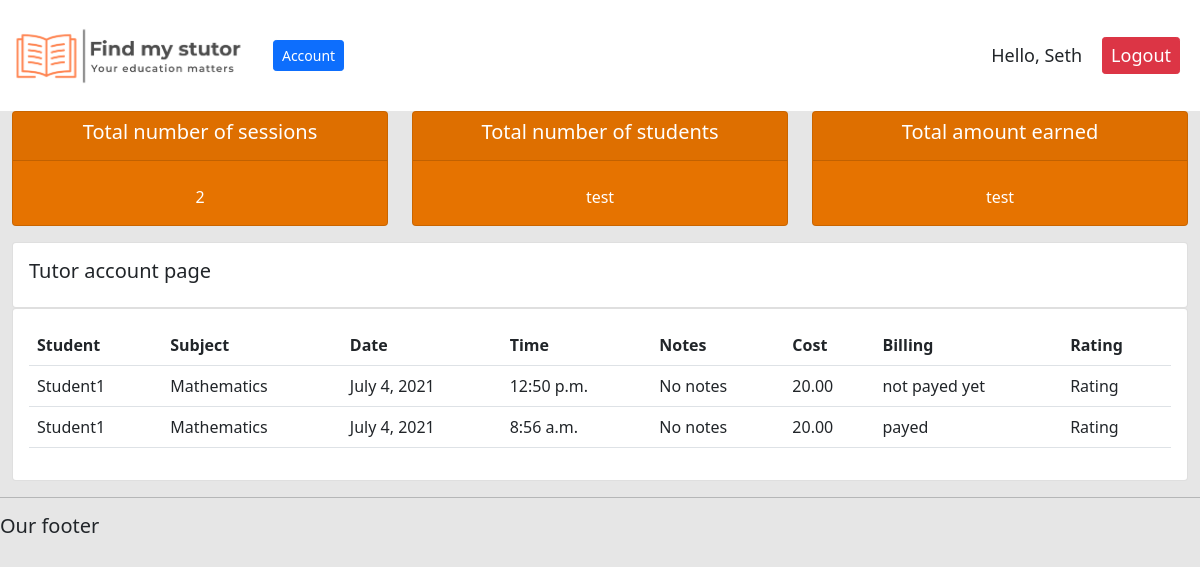
/user/ (signed in), run on the app's committed database.
### stutor/models.py (models this page shows, shortened)
class session(models.Model):
    date = models.DateField(default=datetime.now)
    time = models.TimeField(auto_now=False, auto_now_add=False)
    student = models.ForeignKey(student, null=True, on_delete=models.SET_NULL)
    subject = models.ForeignKey(subject, on_delete=models.SET_NULL, null=True)
    tutor = models.ForeignKey(tutor, null=True, on_delete=models.SET_NULL)
    notes = models.FileField(null=True, blank=True, default="No notes")
    description = models.CharField(max_length=300, null=True, blank=True, default="No description")
    price_an_hour = MoneyField(decimal_places=2, default=0, default_currency='EUR', max_digits=11, null=True)
    current_status = models.ForeignKey(status, on_delete=models.SET_NULL, null=True)

class student(models.Model):
    name = models.CharField(max_length= 200, null=True)
    surname = models.CharField(max_length=200, null=True)
    age = models.PositiveSmallIntegerField(null=True)
    phone_number = PhoneNumberField(null=True, blank = True)
    email = models.EmailField(null=True)
    date_created = models.DateTimeField(auto_now_add=True, null=True)
    education_level = models.ForeignKey(education_level, on_delete=models.SET_NULL, null=True)
    subject = models.ForeignKey(subject, on_delete=models.SET_NULL, null=True)

class subject(models.Model):
    subject = models.CharField(max_length=300)
    def __str__(self):
        return self.subject

class status(models.Model):
    current_status = models.CharField(max_length=300, null=True)
    def __str__(self):
        return self.current_status

### stutor/decorators.py (the view)
        def wrapper_func(request,*args, **kwargs):
            group = None
            if request.user.groups.exists():
                group = request.user.groups.all()[0].name # group krijgt de waarde van de group waar de user in zit
            if group in allowed_roles:  #als de group toegang heeft --> render the view
                return view_func(request,*args, **kwargs)
            else:
                return HttpResponse('You are not authorized to view this page')

### stutor/views.py (called while the page is built)
@login_required(login_url='login')
@allowed_users(allowed_roles=['tutor'])
def user_page(request):
    tuto_profile = tutor.objects.get(user=request.user)
    sessionn = tuto_profile.session_set.all()
    total_sessions = sessionn.count()
    context = {'sessionn': sessionn, 'total_sessions': total_sessions}
    return render(request, 'stutor/user.html', context)

### stutor/templates/stutor/user.html (shortened to what this page needs)
{% extends 'stutor/main.html'%}
{% block content %}
<div class="row">
  <div class="col">
    <div class="col-md">
      <div class="card text-center text-white mb-3" id="number-of-sessions-in-last-month">
        <div class="card-header">
          <h5 class="card-title">Total number of sessions</h5>
        </div>
        <div class="card-body">
          {{total_sessions}}
        </div>
      </div>
    </div>
  </div>
  <div class="col">
    <div class="col-md">
      <div class="card text-center text-white mb-3" id="number-of-sessions-in-last-year">
        <div class="card-header">
          <h5 class="card-title">Total number of students</h5>
        </div>
        <div class="card-body">
          test
        </div>
      </div>
    </div>
  </div>
  <div class="col">
    <div class="col-md">
      <div class="card text-center text-white mb-3" id="time-saved-studying">
        <div class="card-header">
          <h5 class="card-title">Total amount earned</h5>
        </div>
        <div class="card-body">
            test
        </div>
      </div>
    </div>
  </div>
</div>
<div class="row">
    <div class="col-md">
        <div class="card card-body">
            <h5>Tutor account page</h5>
        </div>
        <div class="card card-body">
            <table class="table">
                <tr>
                    <th>Student</th>
                    <th>Subject</th>
                    <th>Date</th>
                    <th>Time</th>
                    <th>Notes</th>
                    <th>Cost</th>
                    <th>Billing</th>
                    <th>Rating</th>
                </tr>
                {% for i in sessionn %}
                <tr>
                    <td> {{i.student.name}} </td>
                    <td> {{i.subject}} </td>
                    <td> {{i.date}} </td>
                    <td> {{i.time}} </td>
                    <td> {{i.notes}} </td>
                    <td> {{i.price_an_hour}} </td>
                    <td> {{i.current_status}} </td>
                    <td> Rating </td>
                </tr>
                {% endfor %}
            </table>
        </div>
    </div>
</div>
{% endblock %}

### stutor/templates/stutor/navbar.html (shortened to what this page needs)
{% load static %}
<nav class="navbar navbar-expand-lg navbar-light" style="background-color: #ffffff;">
  <a class="navbar-brand" href="#"> <img src="{% static 'images/logo.png' %}" style="height:85px;" > </a>
  <div class="collapse navbar-collapse" id="navbarNav">
    <ul class="navbar-nav">
      {% if request.user.is_staff %}
      <li class="nav-item active">
        <a class="nav-link" href="{% url 'home' %}">Dashboard</a>
      </li>
      <li class="nav-item">
        <a class="nav-link" href="{% url 'student' %}">Students</a>
      </li>
      {% else %}
      <li class="nav_item">
        <a class="btn btn-primary  btn-sm btn-block", href="{% url 'account' %}">Account</a>
      </li>
    </ul>
      {% endif %}
  </div>
  <span class="hello-msg">Hello, {{request.user}}</span>
  <span> <a class="btn btn-danger  btn-sm btn-block hello-msg" href="{% url 'logout' %}">Logout</a> </span>
</nav>

### static/CSS/main.css (style rules this page uses)
body { background-color: #e6e6e6 }
#number-of-sessions-in-last-month { background-color: #e67300 }
#number-of-sessions-in-last-year { background-color: #e67300 }
#time-saved-studying { background-color: #e67300 }

### stutor/templates/stutor/navbar.html (style rules this page uses)
.hello-msg { font-size: 18px; margin-right: 20px; }

### data on the page
session: student.name "Student1", subject "Mathematics", date "July 4, 2021", time "12:50 p.m.", notes "No notes", price_an_hour "20.00", current_status "not payed yet"
session: student.name "Student1", subject "Mathematics", date "July 4, 2021", time "8:56 a.m.", notes "No notes", price_an_hour "20.00", current_status "payed"

### other printed values
{{ request.user }} "Seth"
{{ total_sessions }} "2"
